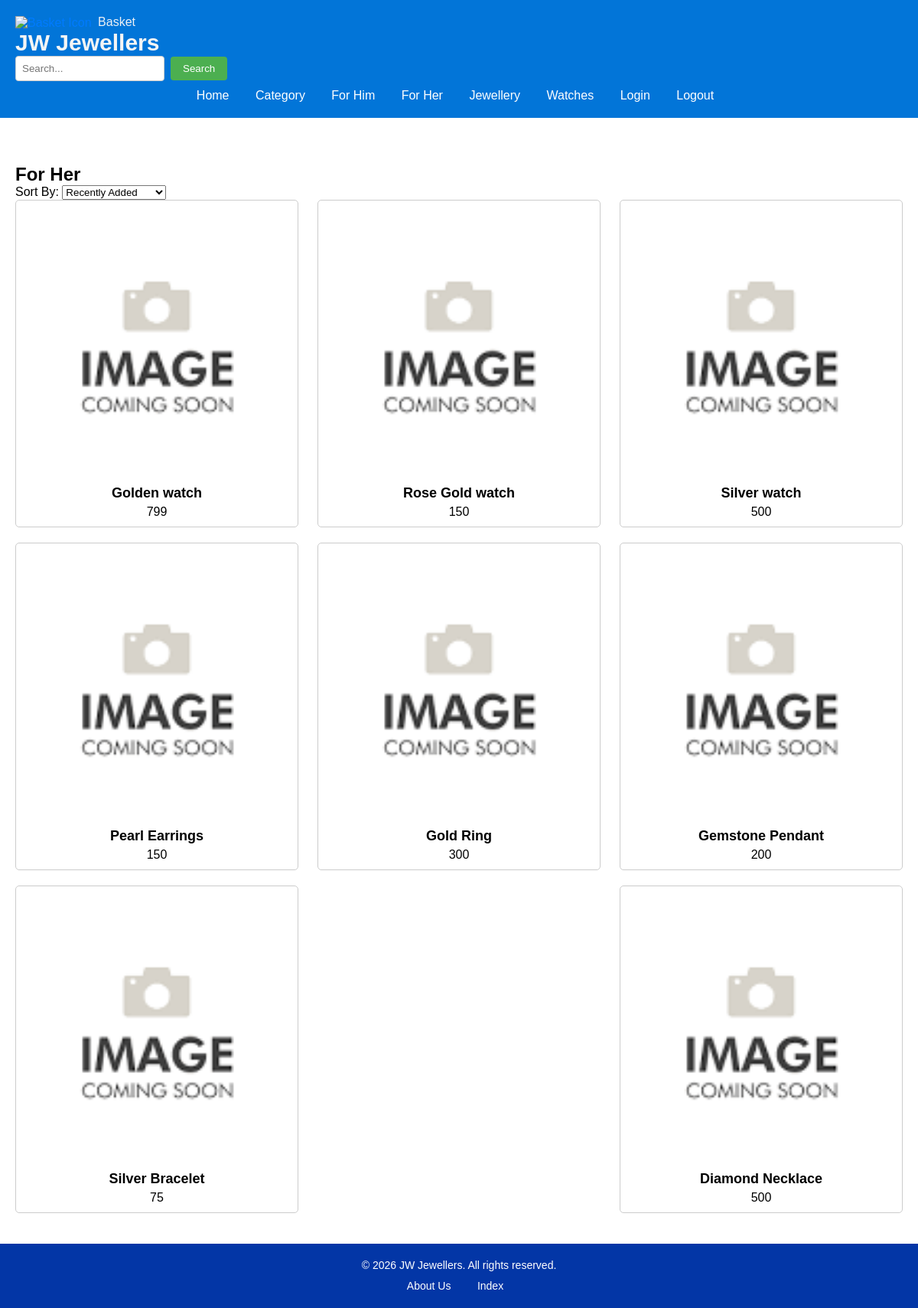
The app's page /default/public/for_her.php with its own data.
### tables this page shows
CREATE TABLE `products` (
  `product_id` int(10) NOT NULL AUTO_INCREMENT,
  `name` varchar(45) DEFAULT NULL,
  `description` varchar(45) DEFAULT NULL,
  `price` decimal(20,0) DEFAULT NULL,
  `category` varchar(45) DEFAULT NULL,
  `gender` enum('M','F') NOT NULL,
  `created_at` timestamp NOT NULL DEFAULT current_timestamp(),
  PRIMARY KEY (`product_id`)
);

### default/public/for_her.php (the view, shortened to what this page needs)
<?php
require('core/header.php');
require('core/connection.php');
$sort = isset($_GET['sort']) ? $_GET['sort'] : 'recent';
$sortingOptions = [
    'recent' => 'created_at DESC',
    'az' => 'name ASC',
    'za' => 'name DESC',
    'price_up' => 'price ASC',
    'price_down' => 'price DESC'
];
$productsPerPage = 10;
$page = isset($_GET['page']) ? intval($_GET['page']) : 1;
$offset = ($page - 1) * $productsPerPage;
$query = "SELECT * FROM products WHERE category = gender = 'F' ORDER BY {$sortingOptions[$sort]} LIMIT :limit OFFSET :offset";
$stmt = $pdo->prepare($query);
$stmt->bindValue(':limit', $productsPerPage, PDO::PARAM_INT);
$stmt->bindValue(':offset', $offset, PDO::PARAM_INT);
$stmt->execute();
$products = $stmt->fetchAll(PDO::FETCH_ASSOC);
?>
<main>
    <h2>For Her</h2>
    <link rel="stylesheet" href="core/styles.css">
    <div class="sorting-options">
        <label for="sort">Sort By:</label>
        <select id="sort" name="sort" onchange="this.options[this.selectedIndex].value && (window.location = 'for_her.php?sort=' + this.options[this.selectedIndex].value)">
            <option value="recent" <?php echo ($sort === 'recent') ? 'selected' : ''; ?>>Recently Added</option>
        </select>
    </div>
    <div class="product-list">
        <?php foreach ($products as $product) : ?>
            <div class="product-item">
                <a href="product.php?id=<?php echo $product['product_id']; ?>">
                    <?php if (isset($product['image'])) : ?>
                        <img src="<?php echo $product['image']; ?>" alt="<?php echo $product['name']; ?>">
                    <?php else : ?>
                        <img src="../pictures/placeholder_image.png" alt="Product Image Coming Soon">
                    <?php endif; ?>
                </a>
                <h3><?php echo $product['name']; ?></h3>
                <p><?php echo $product['price']; ?></p>
            </div>
        <?php endforeach; ?>
    </div>
</main>
<?php require('core/footer.php'); ?>

### default/public/core/header.php (shortened to what this page needs)
<!DOCTYPE html>
<html>
<head>
    <link rel="stylesheet" href="core/styles.css">
</head>
<body>
    <header>
        <div class="basket">
            <a href="basket.php">
                <img src="basket-icon.png" alt="Basket Icon">
                <span class="basket-text">Basket</span>
            </a>
        </div>
        <h1>JW Jewellers</h1>
        <form action="search.php" method="GET" class="search-form">
    <input type="text" name="query" placeholder="Search...">
    <input type="submit" value="Search">
</form>
        <nav>
            <ul>
                <li><a href="home.php">Home</a></li>
                <li><a href="category.php">Category</a></li>
                <li><a href="for_him.php">For Him</a></li>
                <li><a href="for_her.php">For Her</a></li>
                <li><a href="jewellery.php">Jewellery</a></li>
                <li><a href="watches.php">Watches</a></li>
                <li><a href="login.php">Login</a></li>
                <li><a href="logout.php">Logout</a></li>
            </ul>
        </nav>
    </header>
    <main>
    </main>
</body>
</html>

### default/public/core/footer.php (shortened to what this page needs)
    <footer>
        <p>&copy; <?php echo date("Y"); ?> JW Jewellers. All rights reserved.</p>
        <nav>
            <ul>
                <li><a href="about.php">About Us</a></li>
                <li><a href="index.php">Index</a></li>
            </ul>
        </nav>
    </footer>
</body>
</html>

### default/public/core/styles.css (style rules this page uses)
body, h1, h2, h3, h4, h5, h6, p, ul, ol, li { margin: 0; padding: 0; }
body { font-family: Arial, sans-serif; background-color: #f5f5f5; display:flex; flex-direction: column; min-height: 100vh; }
header { background-color: #0275d8; padding: 20px; color: #fff; }
header h1 { font-size: 30px; color: #f5f5f5; }
nav { display: flex; justify-content: center; }
nav ul { list-style: none; margin-top: 10px; }
nav ul li { display: inline-block; margin-right: 10px; }
nav ul li a { color: #fff; text-decoration: none; padding: 5px 10px; }
main { padding: 20px; background-color: #fff; flex: 1; }
footer { background-color: #0336a6; color: #fff; padding: 20px; text-align: center; }
footer p { font-size: 14px; }
footer nav ul li { display: inline-block; margin-right: 10px; }
footer nav ul li a { color: #fff; text-decoration: none; font-size: 14px; }
.product-list { display: flex; flex-wrap: wrap; justify-content: space-between; }
.product-item { width: 30%; margin-bottom: 20px; padding: 10px; text-align: center; border: 1px solid #ccc; border-radius: 5px; }
.product-item img { width: 100%; height: auto; margin-bottom: 10px; }
.product-item h3 { font-size: 18px; margin-bottom: 5px; }
.product-item p { font-size: 16px; }
.basket a { color: #007bff; text-decoration: none; display: inline-block; position: relative; }
.basket img { vertical-align: middle; }
.basket-text { margin-left: 4px; color: #eef1f5; }
html { scroll-behavior: smooth; }
.search-form { display: flex; align-items: center; }
.search-form input[type="text"] { padding: 8px; border: 1px solid #ccc; border-radius: 4px; }
.search-form input[type="submit"] { padding: 8px 16px; background-color: #4CAF50; color: white; border: none; border-radius: 4px; cursor: pointer; margin-left: 8px; }

### records on screen
products: name "Golden watch", price "799"
products: name "Rose Gold watch", price "150"
products: name "Silver watch", price "500"
products: name "Pearl Earrings", price "150"
products: name "Gold Ring", price "300"
products: name "Gemstone Pendant", price "200"
products: name "Silver Bracelet", price "75"
products: name "Diamond Necklace", price "500"
